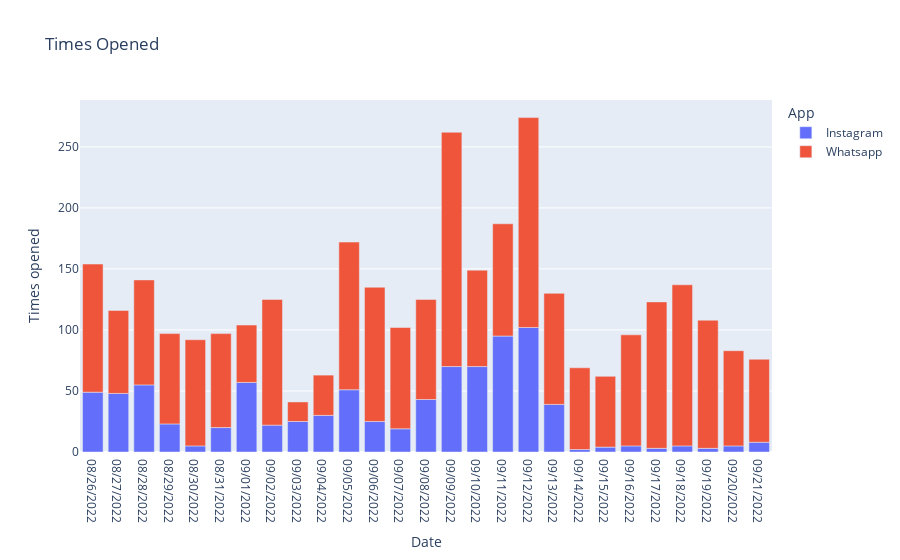

The notebook cell this image was saved under:
### Code cell
# Plot showing the relationship between notifications and usage
fig = px.bar(data_frame=data, 
                x = "Date", 
                y = "Times opened", 
                color="App",
                title="Times Opened")
fig.show()

### Figure 1 — Plotly figure (JSON) as saved in the notebook; plotly's stock layout.template omitted (floating-point values rounded to 4 significant figures)
{"data": [{"alignmentgroup": "True", "hovertemplate": "App=Instagram<br>Date=%{x}<br>Times opened=%{y}<extra></extra>", "legendgroup": "Instagram", "marker": {"color": "#636efa", "pattern": {"shape": ""}}, "name": "Instagram", "offsetgroup": "Instagram", "orientation": "v", "showlegend": true, "textposition": "auto", "type": "bar", "x": ["08/26/2022", "08/27/2022", "08/28/2022", "08/29/2022", "08/30/2022", "08/31/2022", "09/01/2022", "09/02/2022", "09/03/2022", "09/04/2022", "09/05/2022", "09/06/2022", "09/07/2022", "09/08/2022", "09/09/2022", "09/10/2022", "09/11/2022", "09/12/2022", "09/13/2022", "09/14/2022", "09/15/2022", "09/16/2022", "09/17/2022", "09/18/2022", "09/19/2022", "09/20/2022", "09/21/2022"], "xaxis": "x", "y": [49, 48, 55, 23, 5, 20, 57, 22, 25, 30, 51, 25, 19, 43, 70, 70, 95, 102, 39, 2, 4, 5, 3, 5, 3, 5, 8], "yaxis": "y"}, {"alignmentgroup": "True", "hovertemplate": "App=Whatsapp<br>Date=%{x}<br>Times opened=%{y}<extra></extra>", "legendgroup": "Whatsapp", "marker": {"color": "#EF553B", "pattern": {"shape": ""}}, "name": "Whatsapp", "offsetgroup": "Whatsapp", "orientation": "v", "showlegend": true, "textposition": "auto", "type": "bar", "x": ["08/26/2022", "08/27/2022", "08/28/2022", "08/29/2022", "08/30/2022", "08/31/2022", "09/01/2022", "09/02/2022", "09/03/2022", "09/04/2022", "09/05/2022", "09/06/2022", "09/07/2022", "09/08/2022", "09/09/2022", "09/10/2022", "09/11/2022", "09/12/2022", "09/13/2022", "09/14/2022", "09/15/2022", "09/16/2022", "09/17/2022", "09/18/2022", "09/19/2022", "09/20/2022", "09/21/2022"], "xaxis": "x", "y": [105, 68, 86, 74, 87, 77, 47, 103, 16, 33, 121, 110, 83, 82, 192, 79, 92, 172, 91, 67, 58, 91, 120, 132, 105, 78, 68], "yaxis": "y"}], "layout": {"barmode": "relative", "legend": {"title": {"text": "App"}, "tracegroupgap": 0}, "title": {"text": "Times Opened"}, "xaxis": {"anchor": "y", "domain": [0, 1], "title": {"text": "Date"}}, "yaxis": {"anchor": "x", "domain": [0, 1], "title": {"text": "Times opened"}}}}
